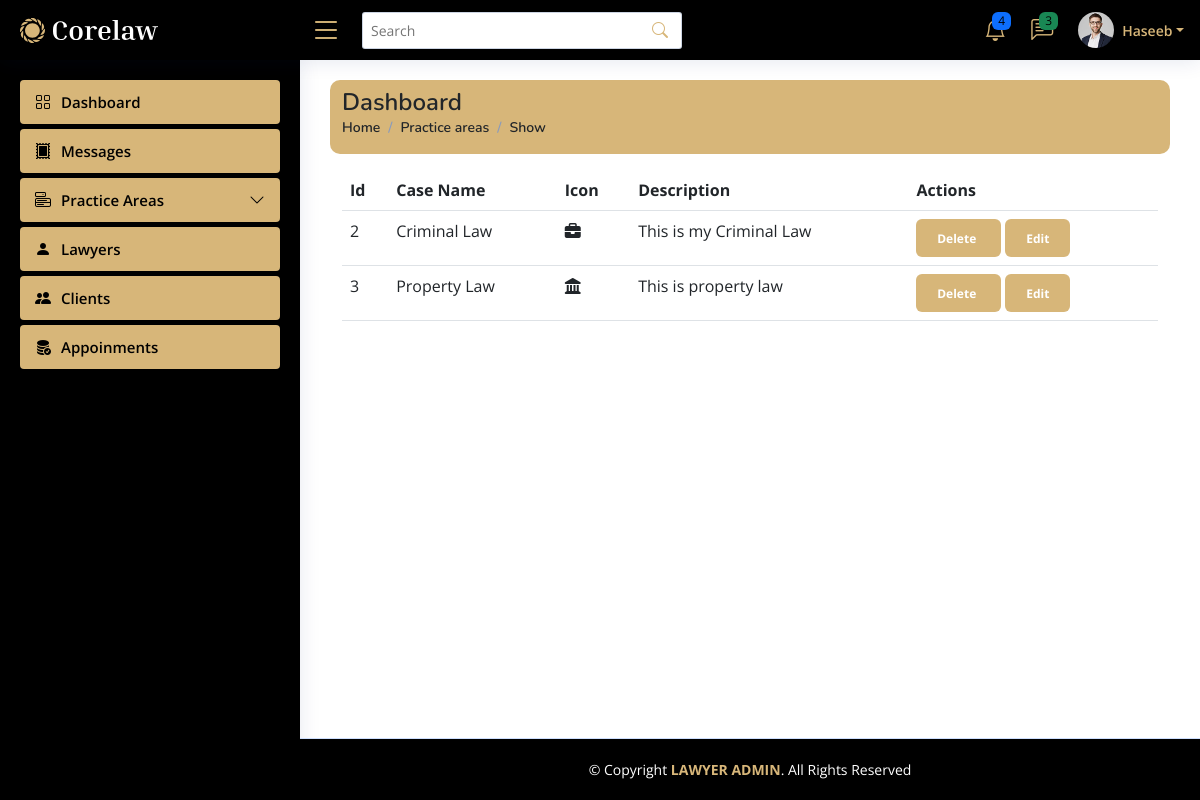
/Admin/Dashboard/practice_area_show.php (signed in), run on the app's committed database.
### tables this page shows
CREATE TABLE `practice_areas` (
  `id` int(11) NOT NULL,
  `name` varchar(50) DEFAULT NULL,
  `icon` varchar(50) DEFAULT NULL,
  `description` text DEFAULT NULL
);

### Admin/Dashboard/practice_area_show.php (the view, shortened to what this page needs)
<?php include "../connection.php";
include './includes/header.php';
?>
<link rel="stylesheet" href="https://cdnjs.cloudflare.com/ajax/libs/font-awesome/6.2.1/css/all.min.css" />
<div class="container">
    <div class="row">
        <div style="background-color: #D7B679; border-radius: 10px;" class="col-md-12">
            <div class="pagetitle mt-2 ">
                <h1 class="text-dark">Dashboard</h1>
                <nav>
                    <ol class="breadcrumb">
                        <li class="breadcrumb-item"><a class="text-dark" href="index.php">Home</a></li>
                        <li class="breadcrumb-item active text-dark">Practice areas</li>
                        <li class="breadcrumb-item active text-dark">Show</li>
                    </ol>
                </nav>
            </div>
        </div>
    </div>
</div>
<div class="container mt-3">
    <div class="row">
        <div class="col-md-12">
            <table class="table">
                <thead>
                    <tr>
                        <th scope="col">Id</th>
                        <th scope="col">Case Name</th>
                        <th scope="col">Icon</th>
                        <th scope="col">Description</th>
                        <th scope="col">Actions</th>
                    </tr>
                </thead>
                <tbody>
                    <?php
                    $show = "SELECT * FROM `practice_areas` ";
                    $pdo_statement = $pdo_con->prepare($show);
                    $pdo_statement->execute();
                    $result = $pdo_statement->fetchAll(PDO::FETCH_ASSOC);
                    if ($pdo_statement->rowCount() > 0) {
                        foreach ($result as $row) { ?>
                            <tr>
                                <td><?php echo $row['id'] ?></td>
                                <td><?php echo $row['name'] ?></td>
                                <td><?php echo $row['icon'] ?></td>
                                <td><?php echo $row['description'] ?></td>
                                <td><button name="btn_delete" class="btn" style="background-color: #D7B679;">
                                        <?php echo "<a class='badge badge-danger' href='?type=delete&id=" . $row['id'] . "'>Delete</a>&nbsp;";?> </button>
                                        <button name="btn_edit" class="btn" style="background-color: #D7B679;">
                                        <a href="practice_area_edit.php?id=<?php echo $row['id'] ?>" class="badge badge-success">Edit</a>
                                    </button>
                            </tr>
                    <?php  }
                    }
                    ?>
                </tbody>
            </table>
        </div>
    </div>
</div>
<?php include './includes/footer.php';
?>

### Admin/Dashboard/assets/css/style.css (style rules this page uses)
:root { scroll-behavior: smooth; }
body { font-family: "Open Sans", sans-serif; background: #f6f9ff; color: #444444; }
a { color: #4154f1; text-decoration: none; }
h1, h2, h3, h4, h5, h6 { font-family: "Nunito", sans-serif; }
.pagetitle { margin-bottom: 10px; }
.pagetitle h1 { font-size: 24px; margin-bottom: 0; font-weight: 600; color: #012970; }
.breadcrumb { font-size: 14px; font-family: "Nunito", sans-serif; color: #899bbd; font-weight: 600; }
.breadcrumb a { color: #899bbd; transition: 0.3s; }
.breadcrumb .breadcrumb-item::before { color: #899bbd; }
.breadcrumb .active { color: #51678f; font-weight: 600; }

### data on the page
practice_areas: id "2", name "Criminal Law", description "This is my Criminal Law"
practice_areas: id "3", name "Property Law", description "This is property law"

### other printed values
$_SESSION['username'] "Haseeb"
